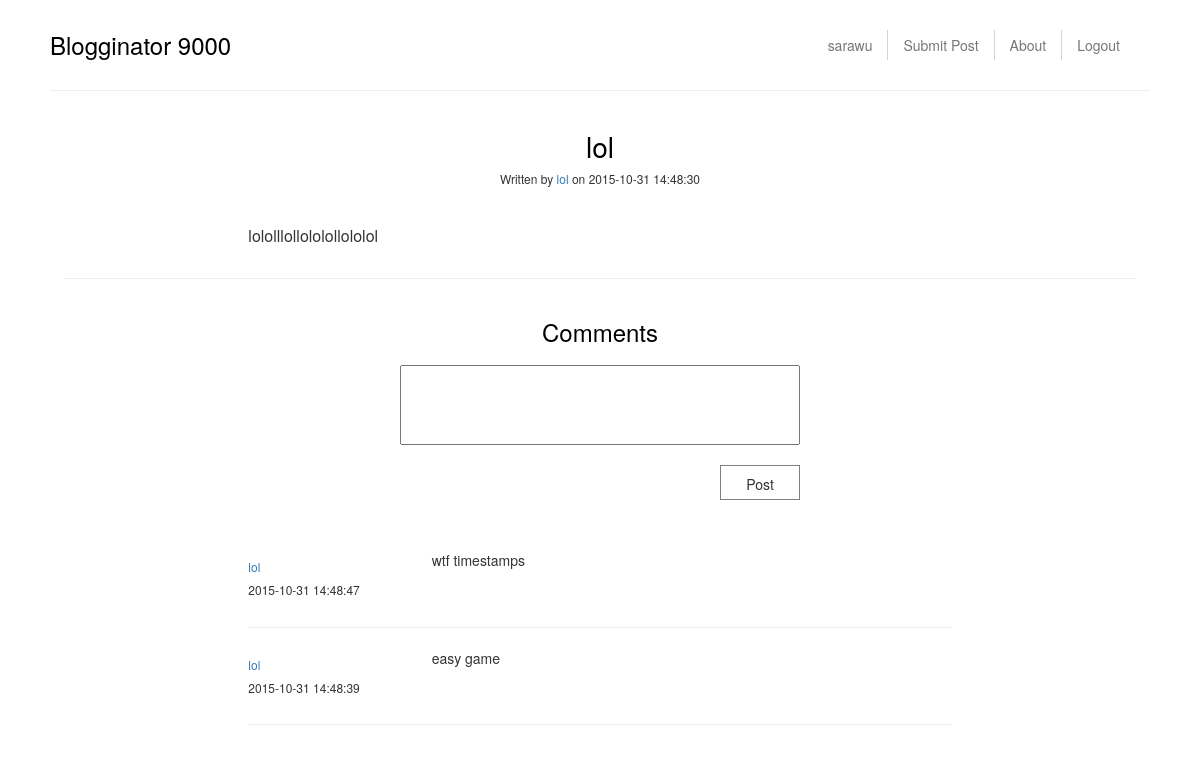
The page /post/8 (signed in) on the database its author committed.
### tables this page shows
CREATE TABLE post (title text, body text, postid INTEGER PRIMARY KEY, userid text, timestamp DATETIME, CHECK(title <> ''), CHECK(body <> ''));

CREATE TABLE comment (body text, id INTEGER PRIMARY KEY, postid int, userid text, timestamp DATETIME, CHECK(body <> ''));

### bloginator9000.py (the view, shortened to what this page needs)
@app.route("/post/<postid>", methods=["GET", "POST"])
@diagnostic.funcTime
def post(postid):
    if request.method == "GET":
        return render_template("/post.html", current_user=session.get('user'), blogitem=database.getPost("postid", postid)[0], comments=database.getComments("postid", postid))

### database.py (called while the page is built)
@diagnostic.funcTime
def getPost(key, postid):
    conn = sqlite3.connect("bloginator9000.db")
    c = conn.cursor()
    c.execute("select * from post where {} = '{}'".format(key, postid))
    data = c.fetchall()
    data = [dict(zip(['title', 'blogtext', 'postid', 'username', 'date'], each))
            for each in data]
    return data

@diagnostic.funcTime
def getComments(key, postid):
    conn = sqlite3.connect("bloginator9000.db")
    c = conn.cursor()
    c.execute(
        "select * from comment where {} = '{}' order by timestamp".format(key, postid))
    data = c.fetchall()
    data.reverse()
    data = [dict(zip(['commenttext', 'commentid', 'postid',
                      'username', 'date'], each)) for each in data]
    return data

### templates/post.html (shortened to what this page needs)
{% extends "master.html" %}
{% block body %}
<div class="container-fluid">
  <div class="row">
    <div class="col-md-8 col-md-offset-2">
      <h3 class="blog-title text-center">{{blogitem.title}}</h3>
      <h6 class="blog-writer text-center">Written by <a href="/user/{{blogitem.username}}">{{blogitem.username}}</a> on {{blogitem.date}}</h6>
      <p class="post-text">
         {{blogitem.blogtext}}
      </p>
    </div>
  </div>
  <hr>
  <div class="row">
    <div class="col-md-6 col-md-offset-3">
      <div class="comment-block">
        <h3 class="comment-title text-center">Comments</h3>
         <form method="post">
          <textarea  id="comment" class="comment-text" name="comment_text"></textarea>
          <button class="comment-submit">Post</button>
        </form>
      </div>
    </div>
  </div>
  <div class="row comment-section">
    <div class="col-md-8 col-md-offset-2">
      {% for comment in comments %}
        <div class='row comment-row'>
          <div class="col-md-3">
            <h6 class="comment-user"><a href="/user/{{comment.username}}">{{comment.username}}</a></h6>
            <h6>{{comment.date}}</h6>
          </div>
          <div class="col-md-9">
            <div class="comment">
              {{comment.commenttext}}
            </div>
          </div>
        </div>
        <hr>
      {% endfor %}
    </div>
  </div>
</div>
{% endblock %}

### static/styles.css (style rules this page uses)
.blog-title { font-weight: normal; color: black; font-size: 28px; }
.post-text { padding-top: 30px; font-size: 16px; }
.comment-text { resize: none; overflow: hidden; min-height: 80px; min-width: 400px; margin-left: auto; margin-right: auto; display: block; padding: 5px; }
.comment-title { margin-bottom: 20px; font-weight: normal; color: black; font-size: 24px; }
.comment-submit { margin-top: 20px; width: 80px; text-align: center; background-color: transparent; border: 1px solid gray; height: 35px; padding-top: 4px; float: right; }
.comment-block { height: auto; width: 400px; margin-left: auto; margin-right: auto; }
.comment-section { margin-top: 40px; }
.comment-row { margin-top: 10px; }
.comment-user { color: black; }

### rows shown on the page
post: title "lol", username "lol", date "2015-10-31 14:48:30", blogtext "lololllollololollololol"
comment: username "lol", date "2015-10-31 14:48:47", commenttext "wtf timestamps"
comment: username "lol", date "2015-10-31 14:48:39", commenttext "easy game"

### other values the page prints
{{ current_user }} "sarawu"
